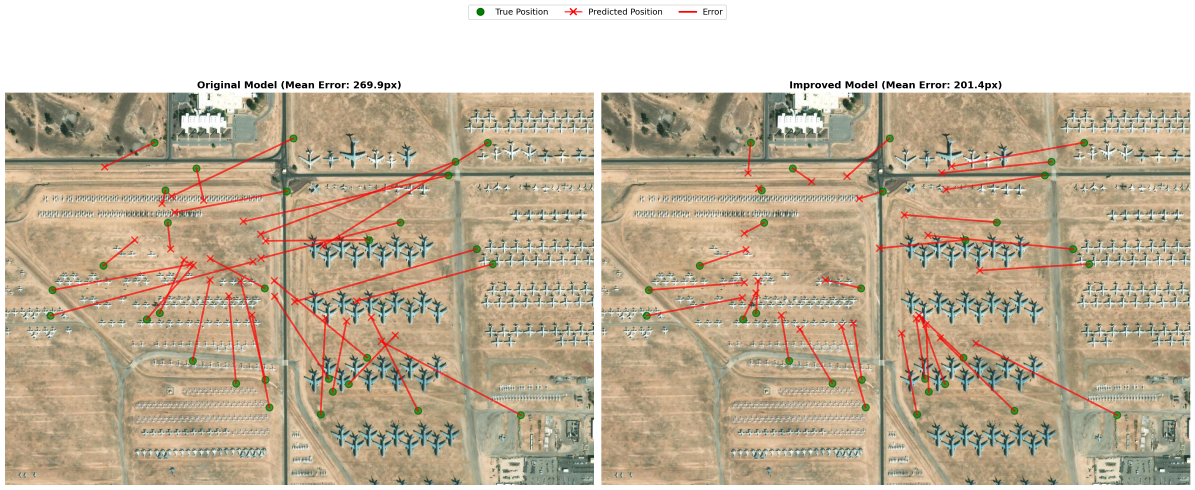
#> input picture chapters/4/images/ab_test_comparison.png, 3585 x 1470 px, given in place of davis_monthan_aerial.jpg, which was not available (shown at 1/3 size)
$ python create_challenging_conditions.py
#> lines starting #> are read from the running program, lines starting #| are printed output that depends on the picture; pictures that were not available may be replaced by others from this repository, and a replacement may not be noted
#!/usr/bin/env python3
"""
Creates visualizations showing challenging conditions where classical
computer vision fails but deep learning can still work.
"""

from PIL import Image, ImageFilter, ImageEnhance
import numpy as np
from pathlib import Path
from tqdm import tqdm

def create_challenging_conditions_comparison():
    """
    Creates a side-by-side comparison showing:
    - Clear conditions (where classical CV works)
    - Challenging conditions (fog, low light, texture-less)
    """
    print("Creating challenging conditions comparison...")

    # Load source imagery
    source_img = Image.open('data/boneyard/davis_monthan_aerial.jpg')
#> source_img is the input picture: PIL image 3585x1470 RGBA; mean R, G, B, A 195.6, 181.1, 158.8, 255

    # Crop a good section showing aircraft
    crop_box = (300, 200, 900, 600)  # 600x400 section
    clear_img = source_img.crop(crop_box)
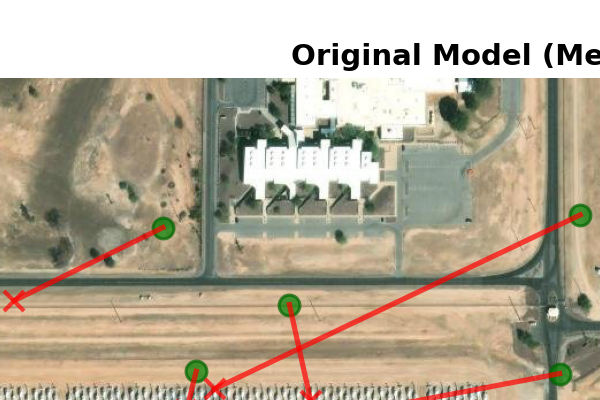
#> clear_img: PIL image 600x400 RGBA; mean R, G, B, A 182, 171.8, 152.2, 255

    # Create three challenging variations

    # 1. Dense fog
    fog_img = clear_img.copy()
    fog_img = fog_img.filter(ImageFilter.GaussianBlur(radius=5))
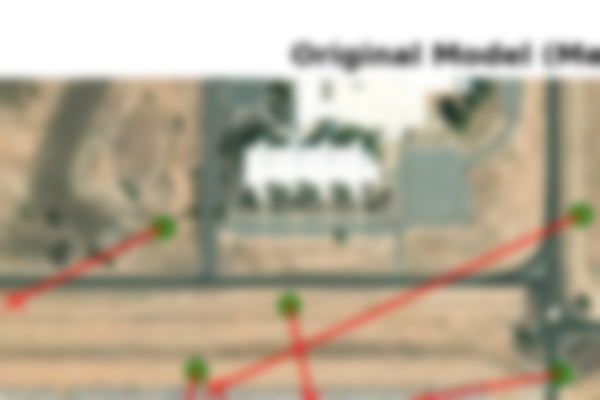
#> fog_img: PIL image 600x400 RGBA; mean R, G, B, A 182, 171.8, 152.2, 255
    # Add white overlay for fog effect
    fog_overlay = Image.new('RGB', fog_img.size, (240, 240, 245))
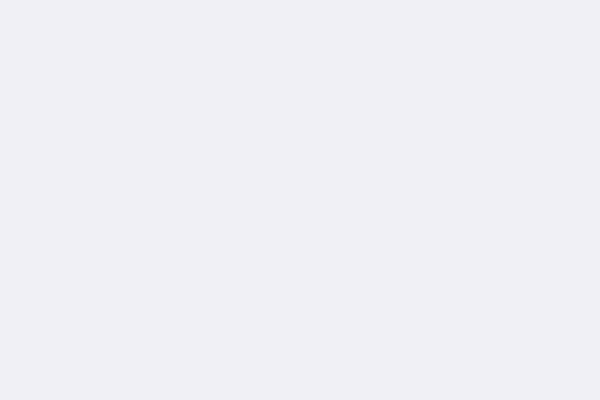
#> fog_overlay: PIL image 600x400 RGB; mean R, G, B 240, 240, 245
#> (the run stopped early here; a loop or call above may not have finished)

$ run again, on chapters/4/images/best_model_prediction_accuracy.png
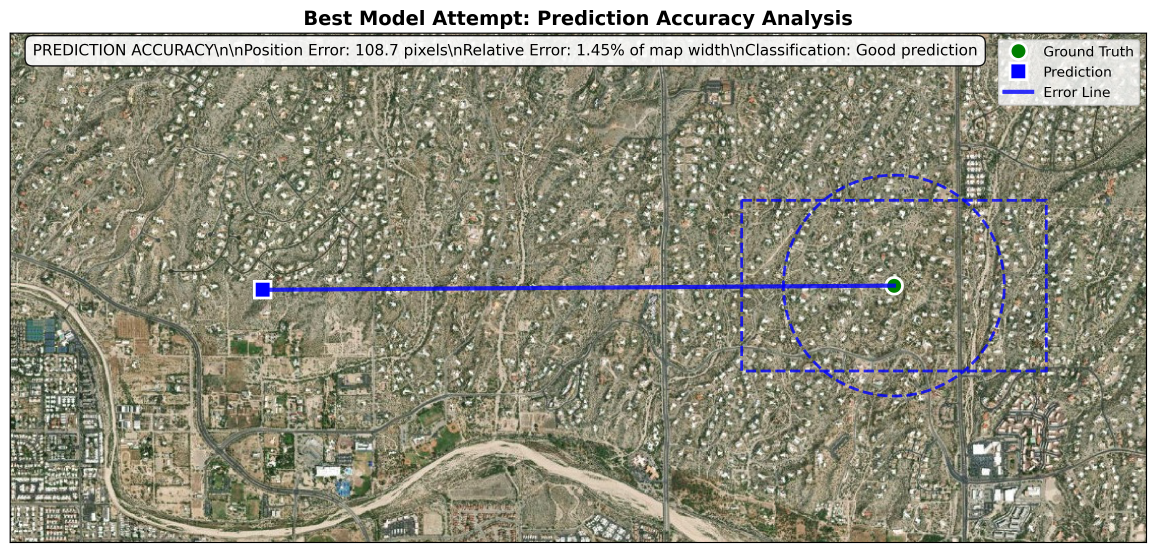
#> input picture chapters/4/images/best_model_prediction_accuracy.png, 3469 x 1657 px, given in place of davis_monthan_aerial.jpg, which was not available (shown at 1/3 size)
#> in create_challenging_conditions_comparison, source_img is the input picture: PIL image 3469x1657 RGBA; mean R, G, B, A 147.8, 146.6, 130.2, 255
#> in create_challenging_conditions_comparison, `clear_img = source_img.crop(crop_box)`:
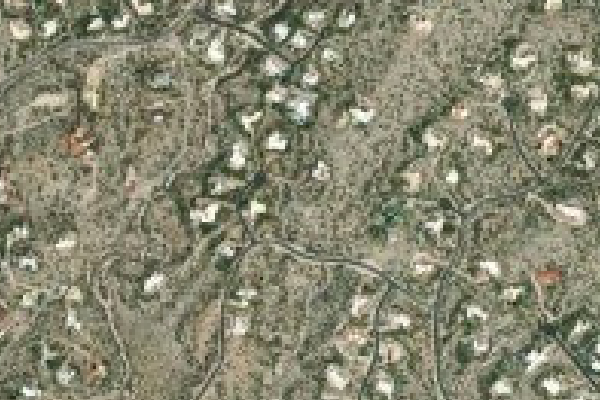
#> clear_img: PIL image 600x400 RGBA; mean R, G, B, A 135, 134.4, 112.5, 255
#> in create_challenging_conditions_comparison, `fog_img = fog_img.filter(ImageFilter.GaussianBlur(radius=5))`:
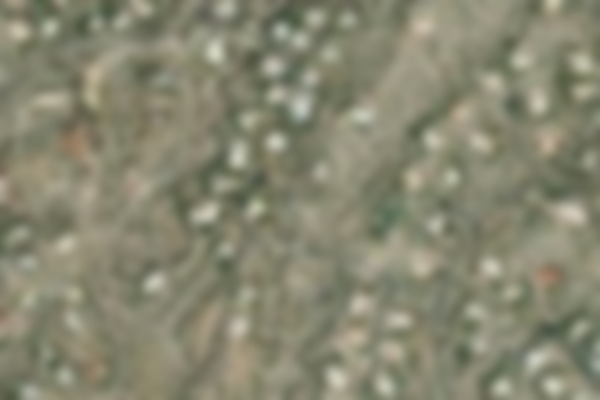
#> fog_img: PIL image 600x400 RGBA; mean R, G, B, A 135, 134.4, 112.5, 255
